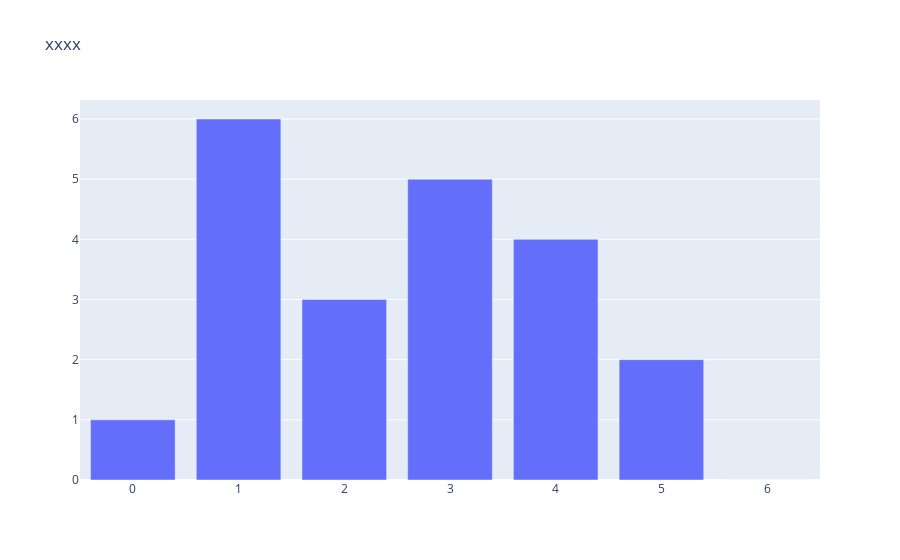

Here is the notebook cell this chart was saved with:
### Code cell
from plotly.offline import plot

import pandas as pd



p = predictions.groupby('prediction').count()
q = p.toPandas() 


import plotly.graph_objects as go
fig = go.Figure(
    data=[go.Bar(x=q.index.values,y=q['prediction'])],
    layout_title_text="xxxx"
)
fig.show()

### Figure 1 — Plotly figure (JSON) as saved in the notebook; plotly's stock layout.template omitted (floating-point values rounded to 4 significant figures)
{"data": [{"type": "bar", "x": [0, 1, 2, 3, 4, 5, 6], "y": [1, 6, 3, 5, 4, 2, 0]}], "layout": {"title": {"text": "xxxx"}}}
